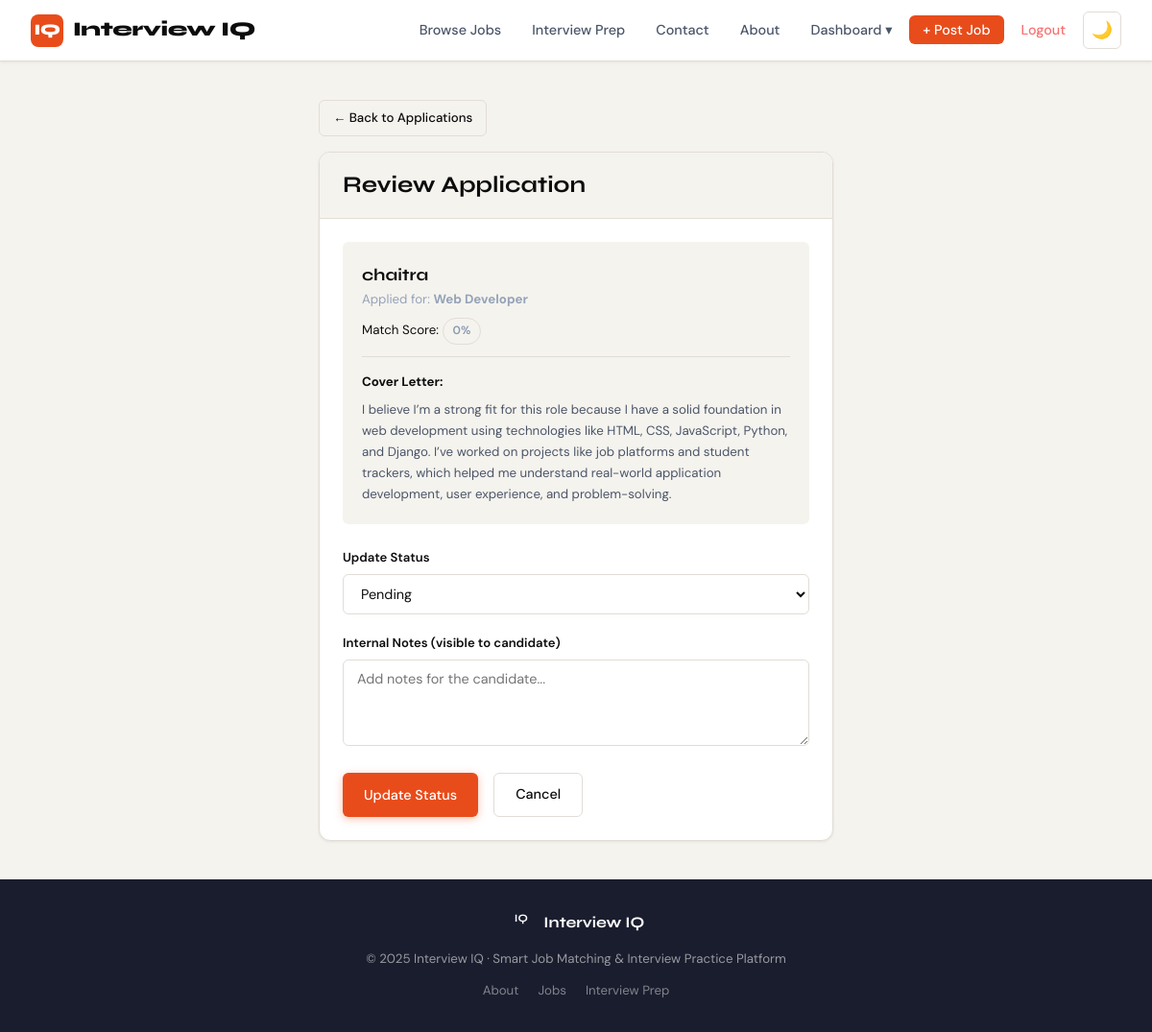
Page /jobs/application/2/update/?app_pk=2 (signed in) on the committed database.
### jobs/models.py (models this page shows, shortened)
class Application(models.Model):
    STATUS_CHOICES = (
        ('pending', 'Pending'),
        ('reviewing', 'Reviewing'),
        ('shortlisted', 'Shortlisted'),
        ('accepted', 'Accepted'),
        ('rejected', 'Rejected'),
    )
    job = models.ForeignKey(Job, on_delete=models.CASCADE, related_name='applications')
    applicant = models.ForeignKey(JobSeekerProfile, on_delete=models.CASCADE, related_name='applications')
    cover_letter = models.TextField(blank=True)
    resume = models.FileField(upload_to='application_resumes/', blank=True, null=True)
    status = models.CharField(max_length=15, choices=STATUS_CHOICES, default='pending')
    applied_at = models.DateTimeField(auto_now_add=True)
    updated_at = models.DateTimeField(auto_now=True)
    company_notes = models.TextField(blank=True)
    match_score = models.PositiveIntegerField(default=0)
    class Meta:
        unique_together = ('job', 'applicant')
        ordering = ['-applied_at']

class Job(models.Model):
    JOB_TYPE = (('full_time','Full Time'),('part_time','Part Time'),('contract','Contract'),('internship','Internship'),('remote','Remote'))
    EXPERIENCE_LEVEL = (('entry','Entry Level'),('mid','Mid Level'),('senior','Senior Level'),('executive','Executive'))
    STATUS = (('active','Active'),('closed','Closed'),('draft','Draft'))
    company = models.ForeignKey(CompanyProfile, on_delete=models.CASCADE, related_name='jobs')
    title = models.CharField(max_length=200)
    description = models.TextField()
    requirements = models.TextField()
    skills_required = models.TextField(help_text='Comma-separated skills')
    location = models.CharField(max_length=100)
    job_type = models.CharField(max_length=20, choices=JOB_TYPE, default='full_time')
    experience_level = models.CharField(max_length=20, choices=EXPERIENCE_LEVEL, default='mid')
    salary_min = models.PositiveIntegerField(null=True, blank=True)
    salary_max = models.PositiveIntegerField(null=True, blank=True)
    status = models.CharField(max_length=10, choices=STATUS, default='active')
    deadline = models.DateField(null=True, blank=True)
    created_at = models.DateTimeField(auto_now_add=True)
    updated_at = models.DateTimeField(auto_now=True)
    class Meta:
        ordering = ['-created_at']

### accounts/models.py (models this page shows, shortened)
class JobSeekerProfile(models.Model):
    user = models.OneToOneField(User, on_delete=models.CASCADE, related_name='seeker_profile')
    full_name = models.CharField(max_length=150)
    phone = models.CharField(max_length=20, blank=True)
    location = models.CharField(max_length=100, blank=True)
    bio = models.TextField(blank=True)
    skills = models.TextField(blank=True, help_text='Comma-separated skills')
    experience_years = models.PositiveIntegerField(default=0)
    education = models.CharField(max_length=200, blank=True)
    resume = models.FileField(upload_to='resumes/', blank=True, null=True)
    linkedin = models.URLField(blank=True)
    desired_role = models.CharField(max_length=150, blank=True)
    desired_salary = models.PositiveIntegerField(null=True, blank=True)
    created_at = models.DateTimeField(auto_now_add=True)

### jobs/views.py (the view)
# urls.py: path('application/<int:app_pk>/update/', views.update_application_status, name='update_application_status'),
@login_required
def update_application_status(request, app_pk):
    if not request.user.is_company():
        return redirect('job_list')
    app = get_object_or_404(Application, pk=app_pk, job__company=request.user.company_profile)
    if request.method == 'POST':
        form = ApplicationStatusForm(request.POST, instance=app)
        if form.is_valid():
            form.save()
            messages.success(request, f"Application status updated to {app.get_status_display()}.")
            return redirect('view_applications', job_pk=app.job.pk)
    else:
        form = ApplicationStatusForm(instance=app)
    return render(request, 'jobs/update_status.html', {'form': form, 'application': app})

### jobs/forms.py
class ApplicationStatusForm(forms.ModelForm):
    class Meta:
        model = Application
        fields = ['status', 'company_notes']
        widgets = {
            'company_notes': forms.Textarea(attrs={'rows': 3}),
        }

### accounts/models.py (called while the page is built)
    def is_company(self):
        return self.user_type == 'company'

    def is_admin_user(self):
        return self.user_type == 'admin' or self.is_superuser

### templates/jobs/update_status.html (shortened to what this page needs)
{% extends 'base.html' %}
{% block content %}
<div class="page-container" style="max-width:600px;">
  <a href="{% url 'view_applications' application.job.pk %}?app_pk={{ application.pk }}" class="btn btn-outline-dark btn-sm mb-2">← Back to Applications</a>
  <div class="card">
    <div class="card-header"><h2>Review Application</h2></div>
    <div class="card-body">
      <div style="background:var(--paper);border-radius:var(--radius-sm);padding:1.25rem;margin-bottom:1.5rem;">
        <div style="font-family:'Syne',sans-serif;font-weight:700;font-size:1.1rem;">{{ application.applicant.full_name }}</div>
        <div class="text-muted text-sm">Applied for: <strong>{{ application.job.title }}</strong></div>
        <div class="text-sm mt-1">Match Score:
          {% if application.match_score >= 70 %}<span class="match-badge match-high">⚡ {{ application.match_score }}%</span>
          {% elif application.match_score >= 40 %}<span class="match-badge match-med">{{ application.match_score }}%</span>
          {% else %}<span class="match-badge match-low">{{ application.match_score }}%</span>{% endif %}
        </div>
        {% if application.cover_letter %}
        <div style="margin-top:0.75rem;padding-top:0.75rem;border-top:1px solid var(--border);">
          <strong class="text-sm">Cover Letter:</strong>
          <p class="text-sm" style="margin-top:0.4rem;color:var(--slate);">{{ application.cover_letter }}</p>
        </div>
        {% endif %}
      </div>
      <form method="post">
        <div class="form-group">
          <label class="form-label">Update Status</label>
          <select name="status" class="form-control">
            {% for val,label in form.fields.status.choices %}<option value="{{ val }}" {% if form.status.value == val %}selected{% endif %}>{{ label }}</option>{% endfor %}
          </select>
        </div>
        <div class="form-group">
          <label class="form-label">Internal Notes (visible to candidate)</label>
          <textarea name="company_notes" class="form-control" rows="3" placeholder="Add notes for the candidate...">{{ form.company_notes.value|default:'' }}</textarea>
        </div>
        <div style="display:flex;gap:1rem;">
          <button type="submit" class="btn btn-primary">Update Status</button>
          <a href="{% url 'view_applications' application.job.pk %}" class="btn btn-outline-dark">Cancel</a>
        </div>
      </form>
    </div>
  </div>
</div>
{% endblock %}

### static/css/style.css (style rules this page uses)
:root { --ink: #0d0d0d; --paper: #f5f3ee; --surface: #ffffff; --accent: #e84c1b; --accent-light: #ff6b3d; --accent-dim: #fde8e1; --gold: #d4a853; --gold-dim: #fdf3df; --slate: #4a5568; --muted: #8a9ab0; --border: #e2ddd6; --success: #2d7d46; --success-dim: #d4edda; --warning: #8a6200; --warning-dim: #fff3cd; --danger: #c0392b; --danger-dim: #fde8e6; --info: #1a6fa8; --info-dim: #d6eaf8; --shadow-sm: 0 1px 3px rgba(0,0,0,0.08); --shadow: 0 4px 16px rgba(0,0,0,0.10); --shadow-lg: 0 12px 40px rgba(0,0,0,0.14); --radius: 12px; --radius-sm: 6px; --radius-lg: 20px; }
*, *::before, *::after { box-sizing: border-box; margin: 0; padding: 0; }
html { scroll-behavior: smooth; }
body { font-family: 'DM Sans', system-ui, sans-serif; background: var(--paper); color: var(--ink); line-height: 1.65; min-height: 100vh; display: flex; flex-direction: column; }
h1,h2,h3,h4,h5,h6 { font-family: 'Syne', sans-serif; line-height: 1.15; font-weight: 700; }
a { color: inherit; text-decoration: none; transition: color 0.2s; }
.btn { display: inline-flex; align-items: center; gap: 8px; padding: 10px 22px; border-radius: var(--radius-sm); font-family: 'DM Sans', sans-serif; font-size: 0.9rem; font-weight: 500; border: none; cursor: pointer; transition: all 0.3s ease; text-decoration: none; white-space: nowrap; }
.btn-primary { background: var(--accent); color: white; box-shadow: 0 2px 8px rgba(232,76,27,0.35); }
.btn-outline-dark { background: transparent; color: var(--ink); border: 1.5px solid var(--border); }
.btn-sm { padding: 6px 14px; font-size: 0.82rem; }
.page-container { max-width: 1200px; margin: 0 auto; padding: 2.5rem 2rem; flex: 1; }
.card { background: var(--surface); border-radius: var(--radius); border: 1px solid var(--border); box-shadow: var(--shadow-sm); overflow: hidden; transition: box-shadow 0.25s, transform 0.25s; }
.card-body { padding: 1.5rem; }
.card-header { padding: 1.25rem 1.5rem; border-bottom: 1px solid var(--border); background: var(--paper); display: flex; justify-content: space-between; align-items: center; }
.match-badge { display: inline-flex; align-items: center; gap: 4px; padding: 3px 10px; border-radius: 100px; font-size: 0.75rem; font-weight: 600; }
.match-low { background: var(--paper); color: var(--muted); border: 1px solid var(--border); }
.form-group { margin-bottom: 1.2rem; }
.form-label { display: block; font-size: 0.82rem; font-weight: 600; margin-bottom: 0.4rem; }
.form-control { width: 100%; padding: 10px 14px; border: 1.5px solid var(--border); border-radius: var(--radius-sm); font-family: 'DM Sans', sans-serif; font-size: 0.9rem; background: var(--surface); color: var(--ink); transition: border-color 0.2s, box-shadow 0.2s; }
textarea.form-control { resize: vertical; min-height: 90px; }
.text-muted { color: var(--muted); }
.text-sm { font-size: 0.85rem; }
.mb-2 { margin-bottom: 1rem; }
.mt-1 { margin-top: 0.5rem; }
.btn-sm { padding: 0.45rem 0.875rem; font-size: 0.83rem; }
.text-muted { color: #94a3b8; }
.text-sm { font-size: 0.83rem; }

### static/css/home-enhancements.css (style rules this page uses)
:root { --dark-bg: #0a0a0a; --dark-paper: #1a1a1a; --dark-surface: #252525; --dark-border: #404040; --dark-muted: #a0a0a0; }
.card { transition: all 0.4s cubic-bezier(0.25, 0.46, 0.45, 0.94); }

### rows in the picture
Application: applicant.full_name "chaitra", job "Web Developer", match_score "0", cover_letter "I believe I’m a strong fit for this role because I have a solid foundation in web development using technologies like HTML, CSS, JavaScript, Python, and Django. I’ve worked on projects like job platforms and student trackers, which helped me understand real-world application development, user experience, and problem-solving.", status "Pending"
